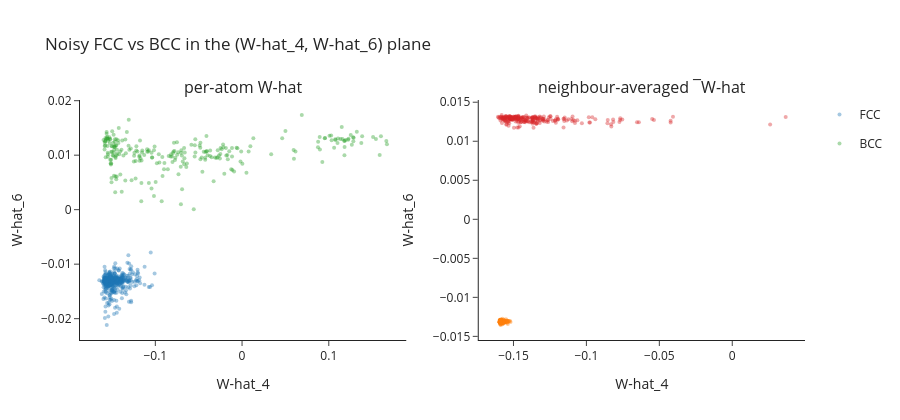

This figure's notebook cell:
### Markdown cell above
## 4. Survival under thermal noise

Real MD snapshots are noisy. Two tools help:

- The **averaged** $\bar W_l$ (Lechner & Dellago, 2008) replaces $q_{lm}$ by
  the average over an atom *and* its neighbours — this dramatically
  sharpens distributions.
- A 2-D scatter on $(\hat W_4, \hat W_6)$ shows the noise as cloud width.

Add 0.05 Å of Gaussian noise to perfect FCC and BCC supercells and look at
every atom's signature.

### Code cell
fcc_n = make_crystal('fcc', lattice_constant=4.05, repetitions=(5, 5, 5), noise=0.05)
bcc_n = make_crystal('bcc', lattice_constant=2.87, repetitions=(5, 5, 5), noise=0.05)

data = {}
for name, atoms in [('FCC', fcc_n), ('BCC', bcc_n)]:
    pyscal.find_neighbors(atoms, method='cutoff', cutoff=0)
    w4_per, w6_per = pyscal.wigner_w_parameter(atoms, l=[4, 6])
    w4_avg, w6_avg = pyscal.wigner_w_parameter(atoms, l=[4, 6], averaged=True)
    data[name] = (w4_per, w6_per, w4_avg, w6_avg)

fig = make_subplots(rows=1, cols=2,
                    subplot_titles=('per-atom W-hat',
                                    'neighbour-averaged \u00afW-hat'),
                    shared_xaxes=False, shared_yaxes=False)
for name, (w4p, w6p, w4a, w6a) in data.items():
    fig.add_trace(go.Scatter(x=w4p, y=w6p, mode='markers',
                             marker=dict(size=4, opacity=0.4), name=name,
                             legendgroup=name), row=1, col=1)
    fig.add_trace(go.Scatter(x=w4a, y=w6a, mode='markers',
                             marker=dict(size=4, opacity=0.4), name=name,
                             legendgroup=name, showlegend=False), row=1, col=2)
fig.update_xaxes(title='W-hat_4')
fig.update_yaxes(title='W-hat_6')
fig.add_hline(y=0, line_dash='dot', line_color='grey', row=1, col=1)
fig.add_vline(x=0, line_dash='dot', line_color='grey', row=1, col=1)
fig.add_hline(y=0, line_dash='dot', line_color='grey', row=1, col=2)
fig.add_vline(x=0, line_dash='dot', line_color='grey', row=1, col=2)
fig.update_layout(height=420, template='simple_white',
                  title='Noisy FCC vs BCC in the (W-hat_4, W-hat_6) plane')
fig

### Figure 1 — Plotly figure (JSON) as saved in the notebook; plotly's stock layout.template omitted (floating-point values rounded to 4 significant figures; data arrays with more than 128 entries replaced by an {"elided": "..."} marker saying what was removed)
{"data": [{"legendgroup": "FCC", "marker": {"opacity": 0.4, "size": 4}, "mode": "markers", "name": "FCC", "type": "scatter", "x": {"elided": "500 float values"}, "xaxis": "x", "y": {"elided": "500 float values"}, "yaxis": "y"}, {"legendgroup": "FCC", "marker": {"opacity": 0.4, "size": 4}, "mode": "markers", "name": "FCC", "showlegend": false, "type": "scatter", "x": {"elided": "500 float values"}, "xaxis": "x2", "y": {"elided": "500 float values"}, "yaxis": "y2"}, {"legendgroup": "BCC", "marker": {"opacity": 0.4, "size": 4}, "mode": "markers", "name": "BCC", "type": "scatter", "x": {"elided": "250 float values"}, "xaxis": "x", "y": {"elided": "250 float values"}, "yaxis": "y"}, {"legendgroup": "BCC", "marker": {"opacity": 0.4, "size": 4}, "mode": "markers", "name": "BCC", "showlegend": false, "type": "scatter", "x": {"elided": "250 float values"}, "xaxis": "x2", "y": {"elided": "250 float values"}, "yaxis": "y2"}], "layout": {"annotations": [{"font": {"size": 16}, "showarrow": false, "text": "per-atom W-hat", "x": 0.225, "xanchor": "center", "xref": "paper", "y": 1.0, "yanchor": "bottom", "yref": "paper"}, {"font": {"size": 16}, "showarrow": false, "text": "neighbour-averaged ¯W-hat", "x": 0.775, "xanchor": "center", "xref": "paper", "y": 1.0, "yanchor": "bottom", "yref": "paper"}], "height": 420, "shapes": [{"line": {"color": "grey", "dash": "dot"}, "type": "line", "x0": 0, "x1": 1, "xref": "x domain", "y0": 0, "y1": 0, "yref": "y"}, {"line": {"color": "grey", "dash": "dot"}, "type": "line", "x0": 0, "x1": 0, "xref": "x", "y0": 0, "y1": 1, "yref": "y domain"}, {"line": {"color": "grey", "dash": "dot"}, "type": "line", "x0": 0, "x1": 1, "xref": "x2 domain", "y0": 0, "y1": 0, "yref": "y2"}, {"line": {"color": "grey", "dash": "dot"}, "type": "line", "x0": 0, "x1": 0, "xref": "x2", "y0": 0, "y1": 1, "yref": "y2 domain"}], "title": {"text": "Noisy FCC vs BCC in the (W-hat_4, W-hat_6) plane"}, "xaxis": {"anchor": "y", "domain": [0.0, 0.45], "title": {"text": "W-hat_4"}}, "xaxis2": {"anchor": "y2", "domain": [0.55, 1.0], "title": {"text": "W-hat_4"}}, "yaxis": {"anchor": "x", "domain": [0.0, 1.0], "title": {"text": "W-hat_6"}}, "yaxis2": {"anchor": "x2", "domain": [0.0, 1.0], "title": {"text": "W-hat_6"}}}}
